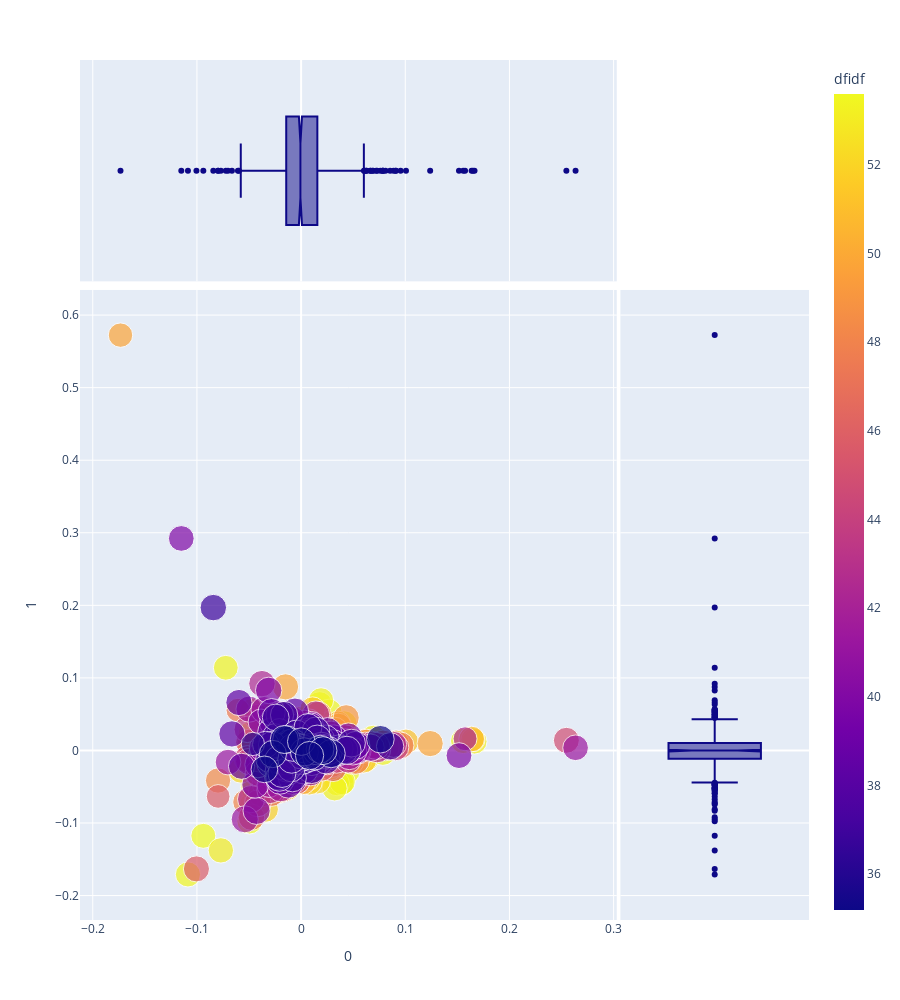

Source (notebook cell):
### Markdown cell above
### LOADINGS PC 0 and 1

### Code cell
px.scatter(LOADINGS.join(VOCAB).reset_index(), 0, 1, hover_name='term_str', 
           size='i', color='dfidf',
           marginal_x='box', marginal_y='box', height=1000)

### Figure 1 — Plotly figure (JSON) as saved in the notebook; plotly's stock layout.template omitted (floating-point values rounded to 4 significant figures; data arrays with more than 128 entries replaced by an {"elided": "..."} marker saying what was removed)
{"data": [{"hovertemplate": "<b>%{hovertext}</b><br><br>0=%{x}<br>1=%{y}<br>i=%{marker.size}<br>dfidf=%{marker.color}<extra></extra>", "hovertext": {"elided": "1000 str values"}, "legendgroup": "", "marker": {"color": {"elided": "1000 float values"}, "coloraxis": "coloraxis", "size": {"elided": "1000 float values"}, "sizemode": "area", "sizeref": 0.03853, "symbol": "circle"}, "mode": "markers", "name": "", "orientation": "v", "showlegend": false, "type": "scatter", "x": {"elided": "1000 float values"}, "xaxis": "x", "y": {"elided": "1000 float values"}, "yaxis": "y"}, {"alignmentgroup": "True", "hovertemplate": "<b>%{hovertext}</b><br><br>0=%{x}<extra></extra>", "hovertext": {"elided": "1000 str values"}, "legendgroup": "", "marker": {"color": "#0d0887", "symbol": "circle"}, "name": "", "notched": true, "offsetgroup": "", "showlegend": false, "type": "box", "x": {"elided": "1000 float values"}, "xaxis": "x3", "yaxis": "y3"}, {"alignmentgroup": "True", "hovertemplate": "<b>%{hovertext}</b><br><br>1=%{y}<extra></extra>", "hovertext": {"elided": "1000 str values"}, "legendgroup": "", "marker": {"color": "#0d0887", "symbol": "circle"}, "name": "", "notched": true, "offsetgroup": "", "showlegend": false, "type": "box", "xaxis": "x2", "y": {"elided": "1000 float values"}, "yaxis": "y2"}], "layout": {"coloraxis": {"colorbar": {"title": {"text": "dfidf"}}, "colorscale": [[0, "#0d0887"], [0.1111, "#46039f"], [0.2222, "#7201a8"], [0.3333, "#9c179e"], [0.4444, "#bd3786"], [0.5556, "#d8576b"], [0.6667, "#ed7953"], [0.7778, "#fb9f3a"], [0.8889, "#fdca26"], [1, "#f0f921"]]}, "height": 1000, "legend": {"itemsizing": "constant", "tracegroupgap": 0}, "margin": {"t": 60}, "xaxis": {"anchor": "y", "domain": [0, 0.7363], "title": {"text": "0"}}, "xaxis2": {"anchor": "y2", "domain": [0.7413, 1], "matches": "x2", "showgrid": false, "showline": false, "showticklabels": false, "ticks": ""}, "xaxis3": {"anchor": "y3", "domain": [0, 0.7363], "matches": "x", "showgrid": true, "showticklabels": false}, "xaxis4": {"anchor": "y4", "domain": [0.7413, 1], "matches": "x2", "showgrid": false, "showline": false, "showticklabels": false, "ticks": ""}, "yaxis": {"anchor": "x", "domain": [0, 0.7326], "title": {"text": "1"}}, "yaxis2": {"anchor": "x2", "domain": [0, 0.7326], "matches": "y", "showgrid": true, "showticklabels": false}, "yaxis3": {"anchor": "x3", "domain": [0.7426, 1], "matches": "y3", "showgrid": false, "showline": false, "showticklabels": false, "ticks": ""}, "yaxis4": {"anchor": "x4", "domain": [0.7426, 1], "matches": "y3", "showgrid": true, "showline": false, "showticklabels": false, "ticks": ""}}}
